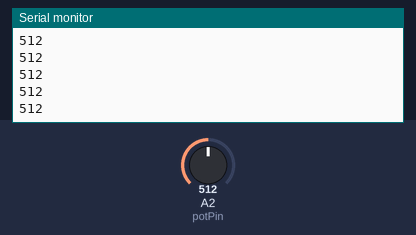
Bench run of a sketch on a simulated Arduino Uno, built with avr-gcc and run on an emulated ATmega328P. Shown: the last lines printed to the serial monitor. The test bench sets the inputs (shaded band); at power-on: A2 (potPin) = 512.

Above: at 1.2 s.
1.3 s: A2 (potPin) set to 716
At 1.32 s:
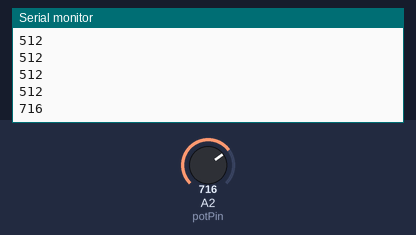
2.8 s: A2 (potPin) set to 900
At 2.83 s:
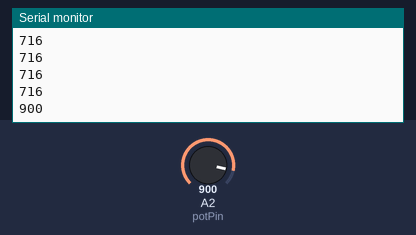
Timing chart, 0 to 5.8 s (numbered marks = the images above; inputs shaded):
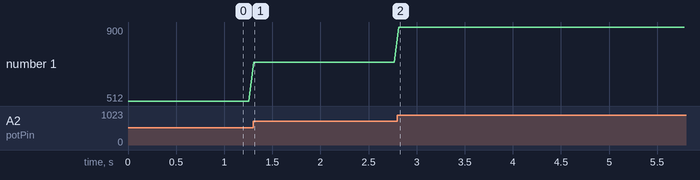

The sketch:

Ex3__use_potentiometer_.ino
```cpp
const int potPin =A2;

void setup()
{
  Serial.begin(115200);


}

void loop()
{
  int value = analogRead(potPin);
  Serial.println(value);

  delay(50);
}
```

Measured:
- after the input at 1.3 s, the serial monitor: prints a new line at once (image 1)
- after the input at 2.8 s, the serial monitor: prints a new line at once (image 2)
- plotted number 1: 512 → 716 after the input at 1.3 s, 716 → 900 after the input at 2.8 s
